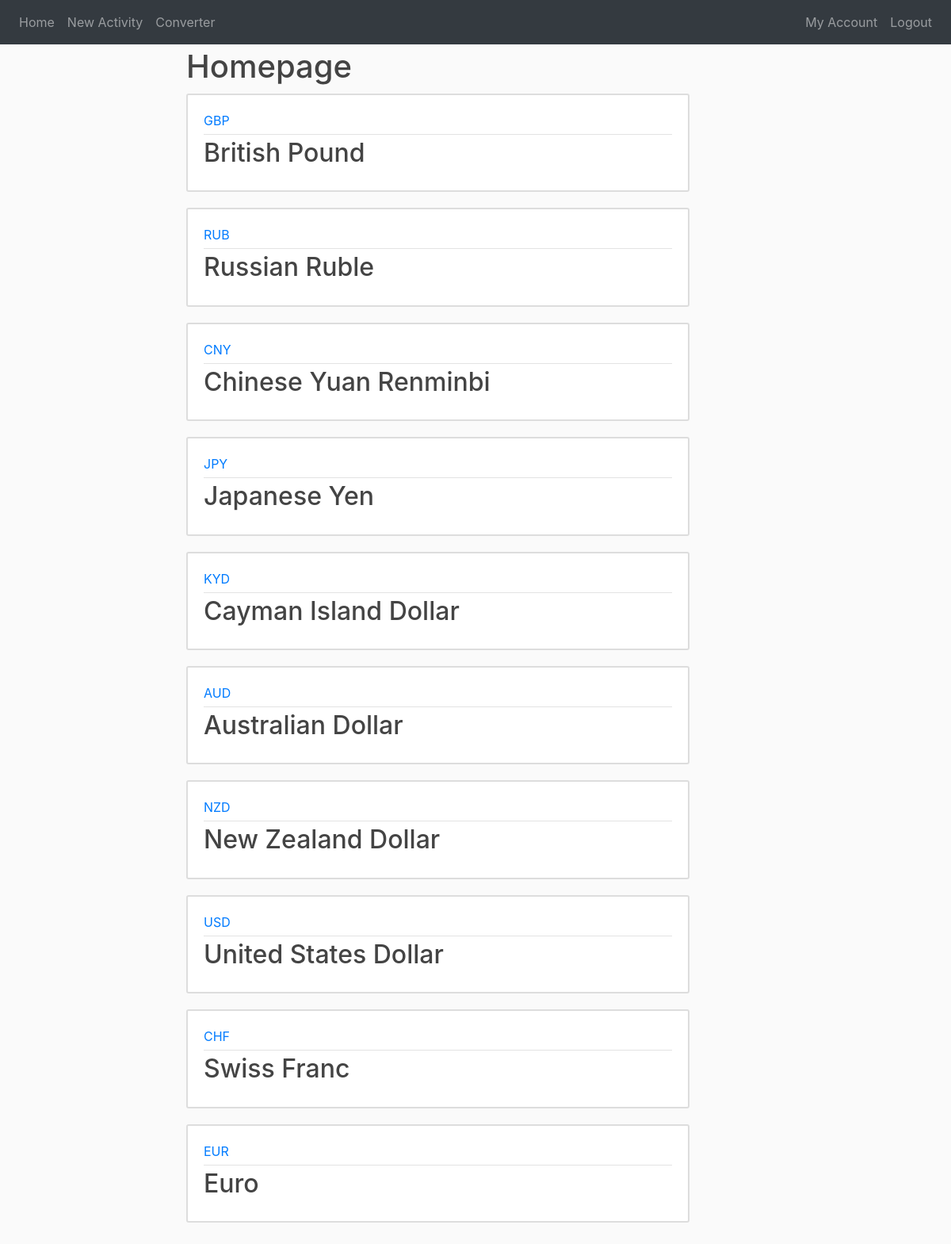
Screenshot of /home (signed in) with the database file from the repository.
### website/models.py (models this page shows, shortened)
class Currency(db.Model):
    id = db.Column(db.Integer, primary_key=True)
    identifier = db.Column(db.String(100), nullable=False)
    name = db.Column(db.String(100), nullable=False)
    character = db.Column(db.String(2), nullable=False)
    rate = db.Column(db.Float(), nullable=False)
    purchases = db.relationship('Purchase', backref='currency', lazy=True)

### website/views.py (the view)
@views.route('/', methods=['GET', 'POST'])
@views.route('/home', methods=['GET','POST'])
@login_required
def home():
    currencies = Currency.query.all()
    return render_template('home.html', currencies=currencies)

### website/models.py (called while the page is built)
@login_manager.user_loader
def load_user(user_id):
    return User.query.get(int(user_id))

### website/templates/home.html (shortened to what this page needs)
{% extends "base.html" %}
{% block content %}
    <h1>Homepage</h1>
    {% for currency in currencies | reverse %}
        <article class="media content-section">
            <div class="media-body">
                <div class="article-metadata">
                    <a class="mr-2" href="#">{{ currency.identifier }}</a>
                </div>
                <h2><a class="article-title" href="{{ url_for('views.portfolio') }}">{{ currency.name }}</a></h2>
            </div>
        </article>
    {% endfor %}
{% endblock %}

### website/static/main.css (style rules this page uses)
body { background: #fafafa; color: #333333; margin-bottom: 10px; margin-top: 60px; }
h1, h2, h3, h4, h5, h6 { color: #444444; }
.content-section { background: #ffffff; padding: 20px 20px; border: 2px solid #dddddd; border-radius: 3px; margin-bottom: 20px; margin-top: 10px; }
.article-title { color: #444444; }
.article-metadata { padding-bottom: 5px; margin-bottom: 4px; border-bottom: 1px solid #e3e3e3; }

### rows the page displays
Currency: identifier "GBP", name "British Pound"
Currency: identifier "RUB", name "Russian Ruble"
Currency: identifier "CNY", name "Chinese Yuan Renminbi"
Currency: identifier "JPY", name "Japanese Yen"
Currency: identifier "KYD", name "Cayman Island Dollar"
Currency: identifier "AUD", name "Australian Dollar"
Currency: identifier "NZD", name "New Zealand Dollar"
Currency: identifier "USD", name "United States Dollar"
Currency: identifier "CHF", name "Swiss Franc"
Currency: identifier "EUR", name "Euro"
